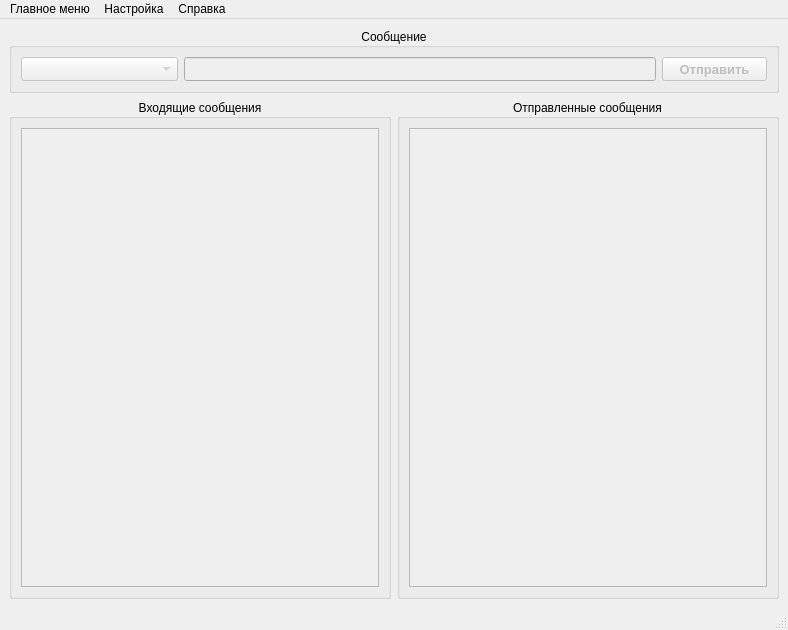
<?xml version="1.0" encoding="UTF-8"?>
<ui version="4.0">
 <class>ClientWindow</class>
 <widget class="QMainWindow" name="ClientWindow">
  <property name="geometry">
   <rect>
    <x>0</x>
    <y>0</y>
    <width>788</width>
    <height>630</height>
   </rect>
  </property>
  <property name="sizePolicy">
   <sizepolicy hsizetype="Expanding" vsizetype="Expanding">
    <horstretch>0</horstretch>
    <verstretch>0</verstretch>
   </sizepolicy>
  </property>
  <property name="windowTitle">
   <string>Chat</string>
  </property>
  <widget class="QWidget" name="centralwidget">
   <layout class="QVBoxLayout" name="verticalLayout_5">
    <item>
     <widget class="QGroupBox" name="groupBox_3">
      <property name="enabled">
       <bool>true</bool>
      </property>
      <property name="sizePolicy">
       <sizepolicy hsizetype="Preferred" vsizetype="Minimum">
        <horstretch>0</horstretch>
        <verstretch>0</verstretch>
       </sizepolicy>
      </property>
      <property name="title">
       <string>Сообщение</string>
      </property>
      <property name="alignment">
       <set>Qt::AlignCenter</set>
      </property>
      <layout class="QVBoxLayout" name="verticalLayout">
       <item>
        <layout class="QHBoxLayout" name="horizontalLayout" stretch="3,9,2">
         <item>
          <widget class="QComboBox" name="comboBoxUsers">
           <property name="enabled">
            <bool>false</bool>
           </property>
           <property name="minimumSize">
            <size>
             <width>0</width>
             <height>24</height>
            </size>
           </property>
           <property name="toolTip">
            <string>&lt;html&gt;&lt;head/&gt;&lt;body&gt;&lt;p&gt;&lt;span style=&quot; font-size:10pt;&quot;&gt;выберите получателя&lt;/span&gt;&lt;/p&gt;&lt;/body&gt;&lt;/html&gt;</string>
           </property>
           <property name="editable">
            <bool>false</bool>
           </property>
           <property name="currentText">
            <string/>
           </property>
           <property name="maxVisibleItems">
            <number>16</number>
           </property>
          </widget>
         </item>
         <item>
          <widget class="QLineEdit" name="lineEdit">
           <property name="enabled">
            <bool>false</bool>
           </property>
           <property name="minimumSize">
            <size>
             <width>0</width>
             <height>24</height>
            </size>
           </property>
           <property name="toolTip">
            <string>&lt;html&gt;&lt;head/&gt;&lt;body&gt;&lt;p&gt;&lt;span style=&quot; font-size:10pt;&quot;&gt;введите текст сообщения&lt;/span&gt;&lt;/p&gt;&lt;/body&gt;&lt;/html&gt;</string>
           </property>
           <property name="text">
            <string/>
           </property>
          </widget>
         </item>
         <item>
          <widget class="QPushButton" name="pushButton">
           <property name="enabled">
            <bool>false</bool>
           </property>
           <property name="minimumSize">
            <size>
             <width>0</width>
             <height>24</height>
            </size>
           </property>
           <property name="font">
            <font>
             <pointsize>10</pointsize>
             <weight>75</weight>
             <bold>true</bold>
            </font>
           </property>
           <property name="toolTip">
            <string>&lt;html&gt;&lt;head/&gt;&lt;body&gt;&lt;p&gt;&lt;span style=&quot; font-size:10pt;&quot;&gt;нажмите для отправки сообщения&lt;/span&gt;&lt;/p&gt;&lt;/body&gt;&lt;/html&gt;</string>
           </property>
           <property name="text">
            <string>Отправить</string>
           </property>
          </widget>
         </item>
        </layout>
       </item>
      </layout>
     </widget>
    </item>
    <item>
     <layout class="QHBoxLayout" name="horizontalLayout_2">
      <item>
       <widget class="QGroupBox" name="groupBox">
        <property name="title">
         <string>Входящие сообщения</string>
        </property>
        <property name="alignment">
         <set>Qt::AlignCenter</set>
        </property>
        <property name="flat">
         <bool>false</bool>
        </property>
        <layout class="QVBoxLayout" name="verticalLayout_6">
         <item>
          <widget class="QTextBrowser" name="incomingMsgs">
           <property name="enabled">
            <bool>false</bool>
           </property>
           <property name="sizePolicy">
            <sizepolicy hsizetype="Expanding" vsizetype="Ignored">
             <horstretch>0</horstretch>
             <verstretch>0</verstretch>
            </sizepolicy>
           </property>
           <property name="frameShadow">
            <enum>QFrame::Sunken</enum>
           </property>
          </widget>
         </item>
        </layout>
       </widget>
      </item>
      <item>
       <widget class="QGroupBox" name="groupBox_2">
        <property name="title">
         <string>Отправленные сообщения</string>
        </property>
        <property name="alignment">
         <set>Qt::AlignCenter</set>
        </property>
        <layout class="QVBoxLayout" name="verticalLayout_7">
         <item>
          <widget class="QTextBrowser" name="outcomingMsgs">
           <property name="enabled">
            <bool>false</bool>
           </property>
           <property name="sizePolicy">
            <sizepolicy hsizetype="Expanding" vsizetype="Expanding">
             <horstretch>0</horstretch>
             <verstretch>0</verstretch>
            </sizepolicy>
           </property>
           <property name="frameShadow">
            <enum>QFrame::Sunken</enum>
           </property>
          </widget>
         </item>
        </layout>
       </widget>
      </item>
     </layout>
    </item>
   </layout>
  </widget>
  <widget class="QMenuBar" name="menubar">
   <property name="geometry">
    <rect>
     <x>0</x>
     <y>0</y>
     <width>788</width>
     <height>21</height>
    </rect>
   </property>
   <widget class="QMenu" name="menu1">
    <property name="title">
     <string>Главное меню</string>
    </property>
    <addaction name="menuLogin"/>
    <addaction name="menuRegistration"/>
    <addaction name="menuLogout"/>
    <addaction name="separator"/>
    <addaction name="menuClose"/>
   </widget>
   <widget class="QMenu" name="menu3">
    <property name="title">
     <string>Справка</string>
    </property>
    <addaction name="menuAbout"/>
   </widget>
   <widget class="QMenu" name="menu2">
    <property name="title">
     <string>Настройка</string>
    </property>
    <addaction name="menuFont"/>
    <addaction name="separator"/>
    <addaction name="menuWindowColor"/>
    <addaction name="menuFontColor"/>
   </widget>
   <addaction name="menu1"/>
   <addaction name="menu2"/>
   <addaction name="menu3"/>
  </widget>
  <widget class="QStatusBar" name="statusbar"/>
  <action name="menuLogout">
   <property name="text">
    <string>Выход</string>
   </property>
  </action>
  <action name="menuRegistration">
   <property name="text">
    <string>Регистрация</string>
   </property>
  </action>
  <action name="menuLogin">
   <property name="text">
    <string>Вход</string>
   </property>
  </action>
  <action name="menuClose">
   <property name="text">
    <string>Закрыть клиент</string>
   </property>
  </action>
  <action name="menuFont">
   <property name="text">
    <string>Шрифт...</string>
   </property>
  </action>
  <action name="menuWindowColor">
   <property name="text">
    <string>Цвет окон...</string>
   </property>
  </action>
  <action name="menuFontColor">
   <property name="text">
    <string>Цвет шрифта...</string>
   </property>
  </action>
  <action name="menuAbout">
   <property name="text">
    <string>О программе..</string>
   </property>
  </action>
 </widget>
 <tabstops>
  <tabstop>comboBoxUsers</tabstop>
  <tabstop>lineEdit</tabstop>
 </tabstops>
 <resources/>
 <connections/>
</ui>
